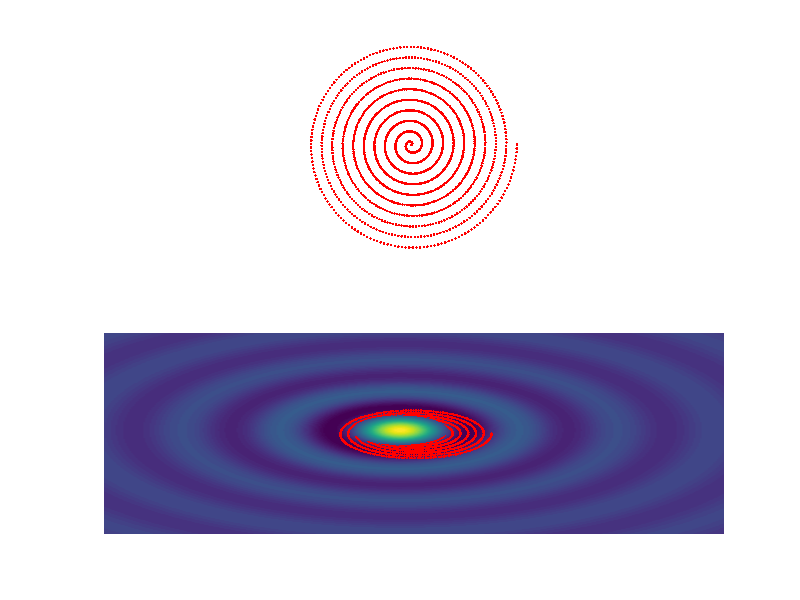
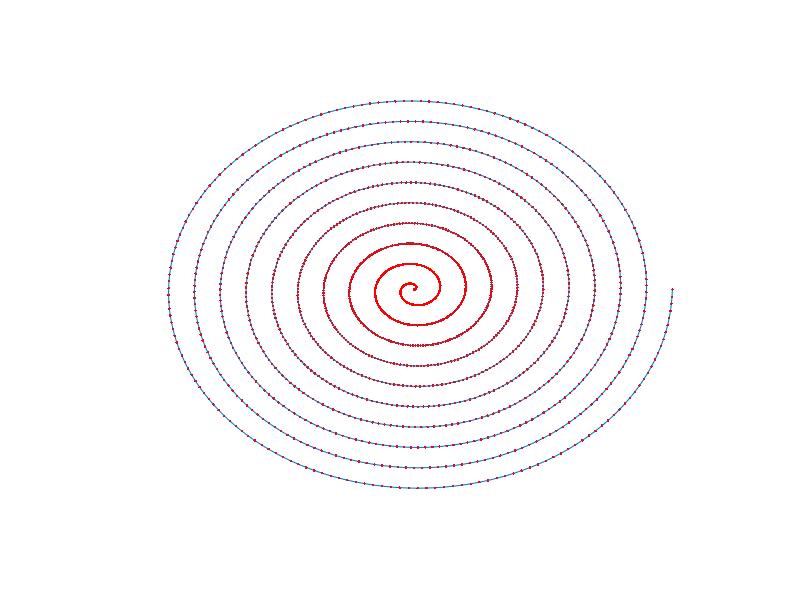

Write MATLAB code to recreate these figures, in order. (Note: this script raises an error after producing the figures.)
clear variables
clc; clf; close all;


%% BUILD SPIRAL
spacing=.5;
Rs=5;
revs=Rs/spacing;
k=spacing/(2*pi);                       %scale
theta=linspace(0,revs*2*pi,1777); %how many points
r=k*theta;                   %spiral
x=r.*cos(theta);             %convert to x cartesian
y=r.*sin(theta);             %convert to y cartesian

%% 
xo=.9;
yo=-.7;
Intensity=zeros(length(x),1);
for i=1:length(x)   


        R = sqrt((x(i)-xo).^2 + (y(i)-yo).^2) + eps;
        Intensity(i) = sin(R)./R;
        
  
end
%%
[X,Y] = meshgrid(-20:.1:20);
R = sqrt((X+xo).^2 + (Y+yo).^2) + eps;
Z = sin(R)./R;
%%
figure(1)
subplot(2,1,1)
plot(x,y,'r.') 
axis equal
grid on
axis off

subplot(2,1,2)
hold on
surf(X,Y,Z)
axis off
plot(x,y,'r.')

shading interp
%%
figure(2)
hold on
plot3(x,y,Intensity,'r.')
plot3(x,y,Intensity)
axis off
colormap('jet(200)')
xlabel('X Translation')
ylabel('Y Translation')
zlabel('Intensity')

%axis equal
shading interp

%figure(3)
%surf(x,y,Intensity)
%%
theta=linspace(0,revs*2*pi,3000); %how many points
r=k*theta;                   %spiral
XX=r.*cos(theta);             %convert to x cartesian
YY=r.*sin(theta);             %convert to y cartesian

figure(4)
hold on
plot(x,y,'r.') 
plot(XX,YY) 
axis equal
grid on
axis off
%%
figure(5)
hold on
surf(X,Y,Z)
axis off
plot(x,y,'r.')


shading interp

%%
figure(2)
hold on
plot3(x,y,Intensity,'r.')
plot3(x,y,Intensity)
%axis off
colormap('jet(200)')
xlabel('X Translation')
ylabel('Y Translation')
zlabel('Intensity')

%axis equal
shading interp

[pks, locs]=findpeaks(Intensity)
for a=1:length(pks)
    figure(2)
    plot3(x(locs(a)),y(locs(a)),pks(a),'b.');
    plot3(x(locs(a)),y(locs(a)),zeros(length(locs),1),'b+');
    
end
    
[M,I] = max(Intensity);
a=x(I);
b=y(I);


rv=sqrt(x.^2+y.^2)./(k*2*pi);
revsV=floor(rv);
revsV=revsV+1;
a=0;
I_Revs=nan(length(x),revs+1);
for a=1:length(revsV)   
    I_Revs(a,revsV(a))=Intensity(a);
    X_Revs(a,revsV(a))=x(a);
    Y_Revs(a,revsV(a))=y(a);
end
[M,I] = max(I_Revs);

I=I';
a=0;
for a=1:length(I)
    figure(2)
    plot3(x(I(a)),y(I(a)),M(a),'k+');
    
end
figure(10)
a=0;
for a=1:width(X_Revs)
    hold on
plot(X_Revs(:,a),Y_Revs(:,a));
end